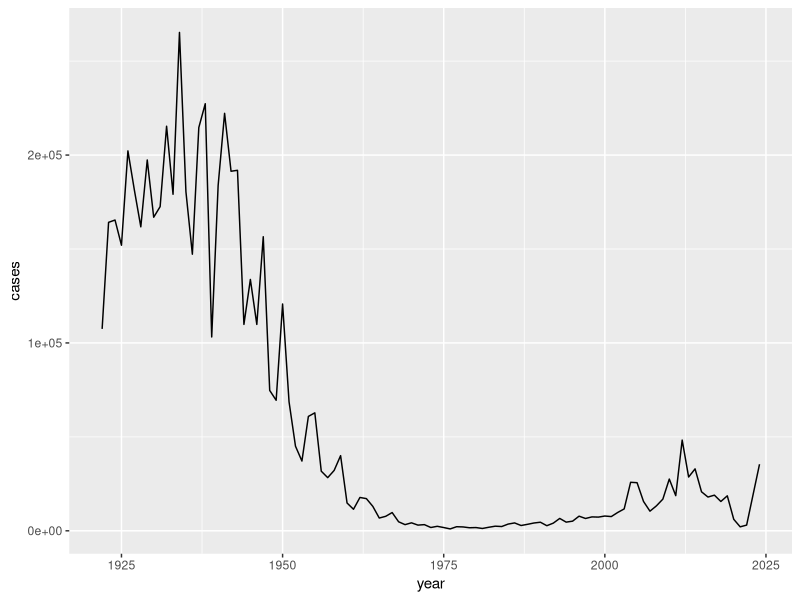
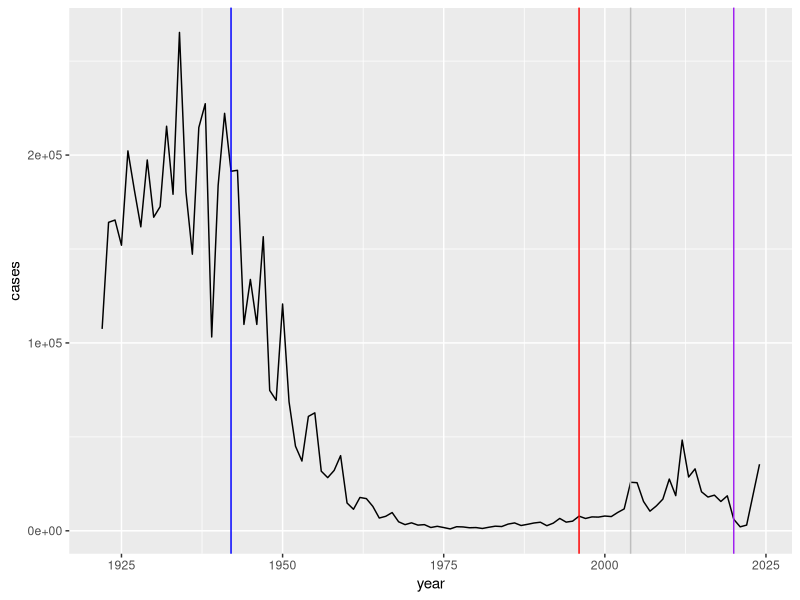

R code for these plots, in order: (Note: this script raises an error after producing the figures.)
## ---- chunk 1
cdc <- data.frame(
  year = c(1922L,1923L,1924L,1925L,
           1926L,1927L,1928L,1929L,1930L,1931L,
           1932L,1933L,1934L,1935L,1936L,
           1937L,1938L,1939L,1940L,1941L,1942L,
           1943L,1944L,1945L,1946L,1947L,
           1948L,1949L,1950L,1951L,1952L,
           1953L,1954L,1955L,1956L,1957L,1958L,
           1959L,1960L,1961L,1962L,1963L,
           1964L,1965L,1966L,1967L,1968L,1969L,
           1970L,1971L,1972L,1973L,1974L,
           1975L,1976L,1977L,1978L,1979L,1980L,
           1981L,1982L,1983L,1984L,1985L,
           1986L,1987L,1988L,1989L,1990L,
           1991L,1992L,1993L,1994L,1995L,1996L,
           1997L,1998L,1999L,2000L,2001L,
           2002L,2003L,2004L,2005L,2006L,2007L,
           2008L,2009L,2010L,2011L,2012L,
           2013L,2014L,2015L,2016L,2017L,2018L,
           2019L,2020L,2021L,2022L,2024L),
  cases = c(107473,164191,165418,152003,
                                   202210,181411,161799,197371,
                                   166914,172559,215343,179135,265269,
                                   180518,147237,214652,227319,103188,
                                   183866,222202,191383,191890,109873,
                                   133792,109860,156517,74715,69479,
                                   120718,68687,45030,37129,60886,
                                   62786,31732,28295,32148,40005,
                                   14809,11468,17749,17135,13005,6799,
                                   7717,9718,4810,3285,4249,3036,
                                   3287,1759,2402,1738,1010,2177,2063,
                                   1623,1730,1248,1895,2463,2276,
                                   3589,4195,2823,3450,4157,4570,
                                   2719,4083,6586,4617,5137,7796,6564,
                                   7405,7298,7867,7580,9771,11647,
                                   25827,25616,15632,10454,13278,
                                   16858,27550,18719,48277,28639,32971,
                                   20762,17972,18975,15609,18617,
                                   6124,2116,3044, 35435)
)
## ---- chunk 2
head(cdc)
## ---- chunk 3
library(ggplot2)

ggplot(cdc) +
  aes(x=year, y=cases) +
  geom_line()
## ---- chunk 4
library(ggplot2)

ggplot(cdc) +
  aes(x=year, y=cases) +
  geom_line() +
  geom_vline(xintercept = 1942, col="blue")+
  geom_vline(xintercept = 1996, col = "red")+
  geom_vline(xintercept = 2020, col="purple") +
  geom_vline(xintercept = 2004, col="grey")
## ---- chunk 5
library(jsonlite)

subject <- read_json("https://www.cmi-pb.org/api/subject", simplifyVector = TRUE) 

head(subject)
## ---- chunk 6
nrow(subject)
## ---- chunk 7
table(subject$infacy_vac)
## ---- chunk 8
table(subject$biological_sex)
## ---- chunk 9
table (subject$race,subject$biological_sex)
## ---- chunk 10
specimen <- read_json("http://cmi-pb.org/api/v5_1/specimen", simplifyVector = T)
ab_titer <- read_json("http://cmi-pb.org/api/v5_1/plasma_ab_titer", simplifyVector = T)

## ---- chunk 11
head(specimen)
## ---- chunk 12
head(ab_titer)
## ---- chunk 13
library(dplyr)
meta <- inner_join(subject, specimen)

head(meta)
## ---- chunk 14
ab_data <- inner_join(meta, ab_titer)

head(ab_data)
## ---- chunk 15
table(ab_data$isotype)
## ---- chunk 16
table(ab_data$antigen)
## ---- chunk 17
dim(ab_data)
## ---- chunk 18
ggplot(ab_data)+
  aes(MFI, antigen)+
  geom_boxplot()
  
## ---- chunk 19
ggplot(ab_data)+
  aes(MFI, antigen, col=infancy_vac)+
  geom_boxplot()
## ---- chunk 20
ggplot(ab_data)+
  aes(MFI, antigen)+
  geom_boxplot() +
  facet_wrap(~infancy_vac)
## ---- chunk 21
ggplot(ab_data)+
  aes(MFI_normalised, antigen, col=infancy_vac)+
  geom_boxplot()
## ---- chunk 22
igg <- ab_data |> 
  filter(isotype =="IgG")
## ---- chunk 23
ggplot(igg)+
  aes(MFI_normalised, antigen, col=infancy_vac)+
  geom_boxplot()
## ---- chunk 24
head(igg)
## ---- chunk 25
ggplot(igg)+
  aes(MFI_normalised, antigen, col=infancy_vac)+
  geom_boxplot() +
  facet_wrap(~visit)
## ---- chunk 26
table(ab_data$dataset)
## ---- chunk 27
pt_igg <- ab_data |> 
  filter(isotype=="IgG", antigen=="PT", dataset == "2021_dataset")
## ---- chunk 28
ggplot(pt_igg)+
  aes(actual_day_relative_to_boost, MFI_normalised, col=infancy_vac, group = subject_id)+
  geom_point() +
  geom_line() + 
  geom_vline(xintercept = 14) +
  geom_vline(xintercept = 0)
  labs(titile = "IgG PT Levels", 
       xlab = "Days relative to Boost") +
    geom_smooth(method= "loess", se = T)
  
## ---- chunk 29
ggplot(pt_igg)+
  aes(MFI_normalised, col=infancy_vac)+
  geom_boxplot()
  
## ---- chunk 30
library(lubridate)
#subject$year_of_birth
today()
## ---- chunk 31
today() - mdy ("04-02-1997")

today() - dmy()
## ---- chunk 32
time_length(today() - mdy ("04-02-1997"), "years")
## ---- chunk 33
subject$age <- time_length(today() - ymd(subject$year_of_birth), "years")
